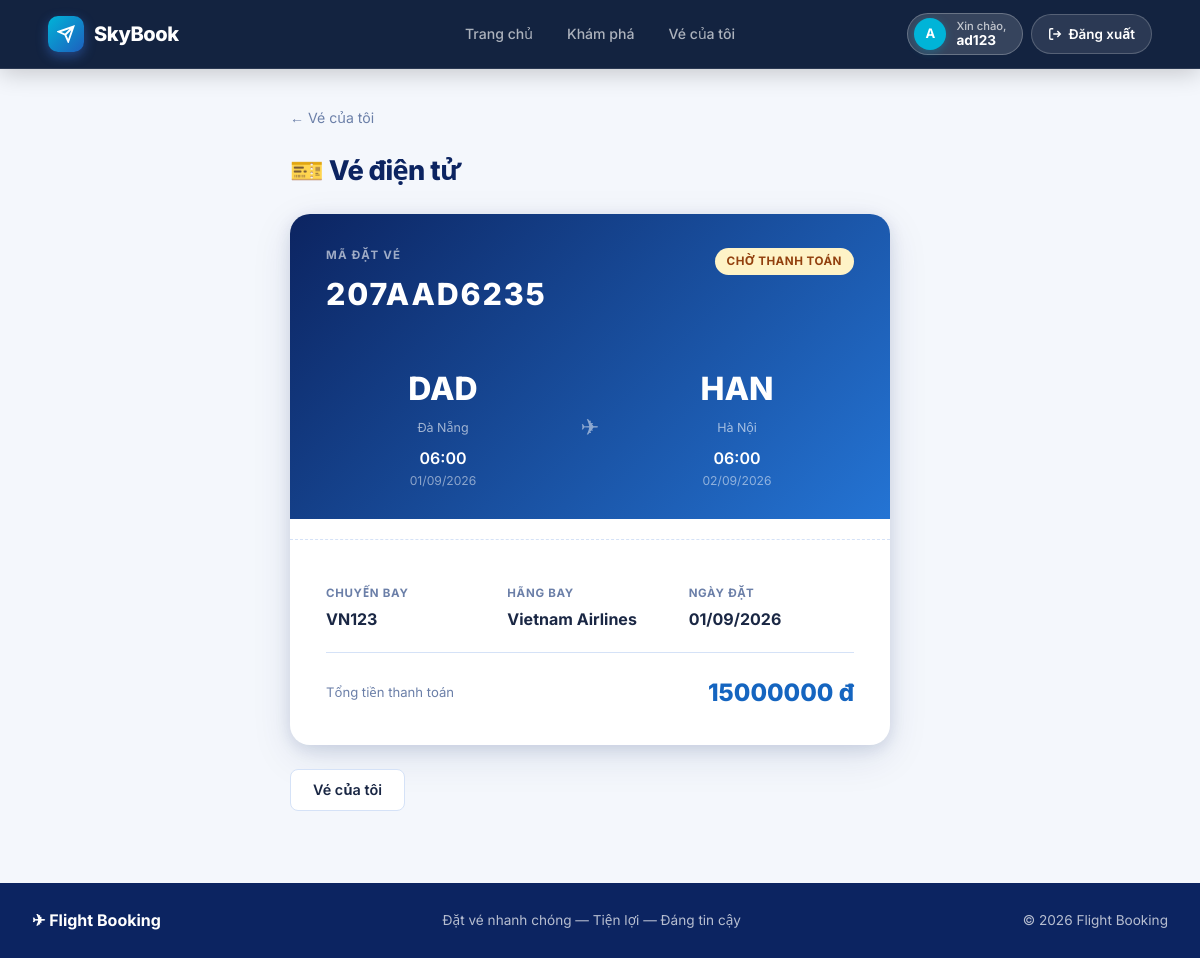
Page /bookings/ticket/3/ (signed in) on the earlier database version.
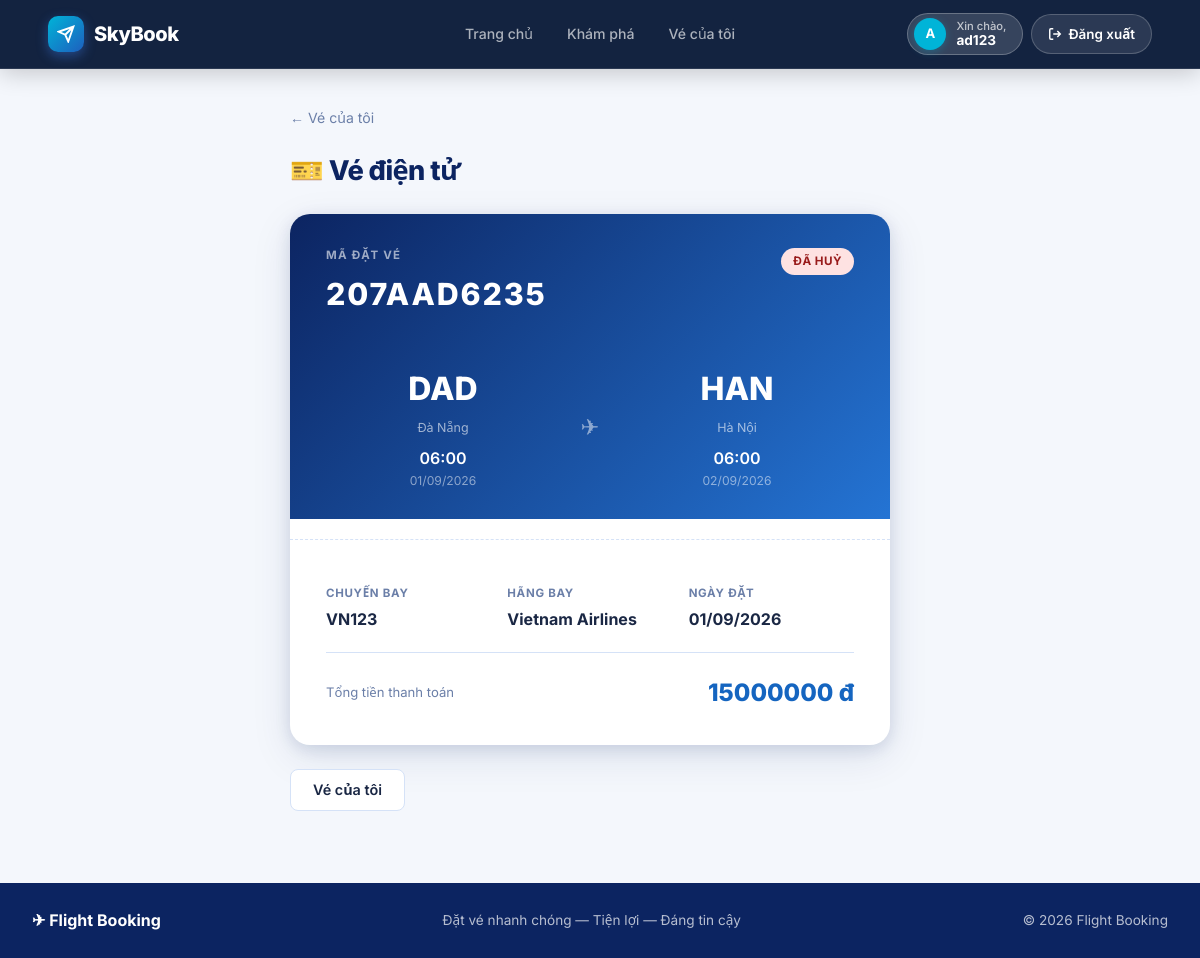
Same page on the later database version.
### bookings/views.py (the view)
@login_required(login_url="/users/login/")
def ticket(request, booking_id):
    booking = get_object_or_404(Booking, id=booking_id, user=request.user)
    return render(request, "bookings/ticket.html", {"booking": booking})

### templates/bookings/ticket.html (shortened to what this page needs)
{% extends "base.html" %}
{% block content %}
<div style="max-width:620px;margin:0 auto;">
  <a href="{% url 'my_bookings' %}" class="back-link">&larr; Vé của tôi</a>
  <h1 style="margin-bottom:20px;">🎫 Vé điện tử</h1>
  <div class="boarding-pass">
    <div class="boarding-pass-top">
      <div style="display:flex;justify-content:space-between;align-items:flex-start;margin-bottom:20px;">
        <div>
          <div class="boarding-pass-code">Mã đặt vé</div>
          <div class="boarding-pass-number">{{ booking.booking_code }}</div>
        </div>
        <div style="text-align:right;">
          {% if booking.status == "paid" %}<span class="badge badge-paid">Đã thanh toán</span>
          {% elif booking.status == "pending" %}<span class="badge badge-pending">Chờ thanh toán</span>
          {% else %}<span class="badge badge-cancelled">Đã huỷ</span>{% endif %}
        </div>
      </div>
      {% if booking.flight %}
      <div class="bp-route">
        <div>
          <div class="bp-airport-code">{{ booking.flight.departure_airport.code }}</div>
          <div class="bp-city">{{ booking.flight.departure_airport.city }}</div>
          <div class="bp-time">{{ booking.flight.departure_time|date:"H:i" }}</div>
          <div class="bp-date">{{ booking.flight.departure_time|date:"d/m/Y" }}</div>
        </div>
        <div class="bp-arrow">✈</div>
        <div>
          <div class="bp-airport-code">{{ booking.flight.arrival_airport.code }}</div>
          <div class="bp-city">{{ booking.flight.arrival_airport.city }}</div>
          <div class="bp-time">{{ booking.flight.arrival_time|date:"H:i" }}</div>
          <div class="bp-date">{{ booking.flight.arrival_time|date:"d/m/Y" }}</div>
        </div>
      </div>
      {% endif %}
    </div>
    <hr class="divider divider-dashed" />
    <div class="boarding-pass-bottom">
      {% if booking.flight %}
      <div class="bp-info-grid">
        <div><div class="bp-info-label">Chuyến bay</div><div class="bp-info-value">{{ booking.flight.flight_number }}</div></div>
        <div><div class="bp-info-label">Hãng bay</div><div class="bp-info-value">{{ booking.flight.airline.name }}</div></div>
        <div><div class="bp-info-label">Ngày đặt</div><div class="bp-info-value">{{ booking.booking_date|date:"d/m/Y" }}</div></div>
      </div>
      {% endif %}
      <hr class="divider" />
      <div style="display:flex;justify-content:space-between;align-items:center;">
        <div style="font-size:.82rem;color:var(--muted);">Tổng tiền thanh toán</div>
        <div style="font-size:1.5rem;font-weight:800;color:var(--blue);">{{ booking.total_price|floatformat:0 }} đ</div>
      </div>
    </div>
  </div>
  <div style="margin-top:24px;"><a href="{% url 'my_bookings' %}" class="btn btn-secondary">Vé của tôi</a></div>
</div>
{% endblock %}

Differences in the rows shown:
changed Booking "207AAD6235": status "pending" → "cancelled" (drawn)
Other differences:
text no longer shown: "CHỜ THANH TOÁN"
text now shown: "ĐÃ HUỶ"
